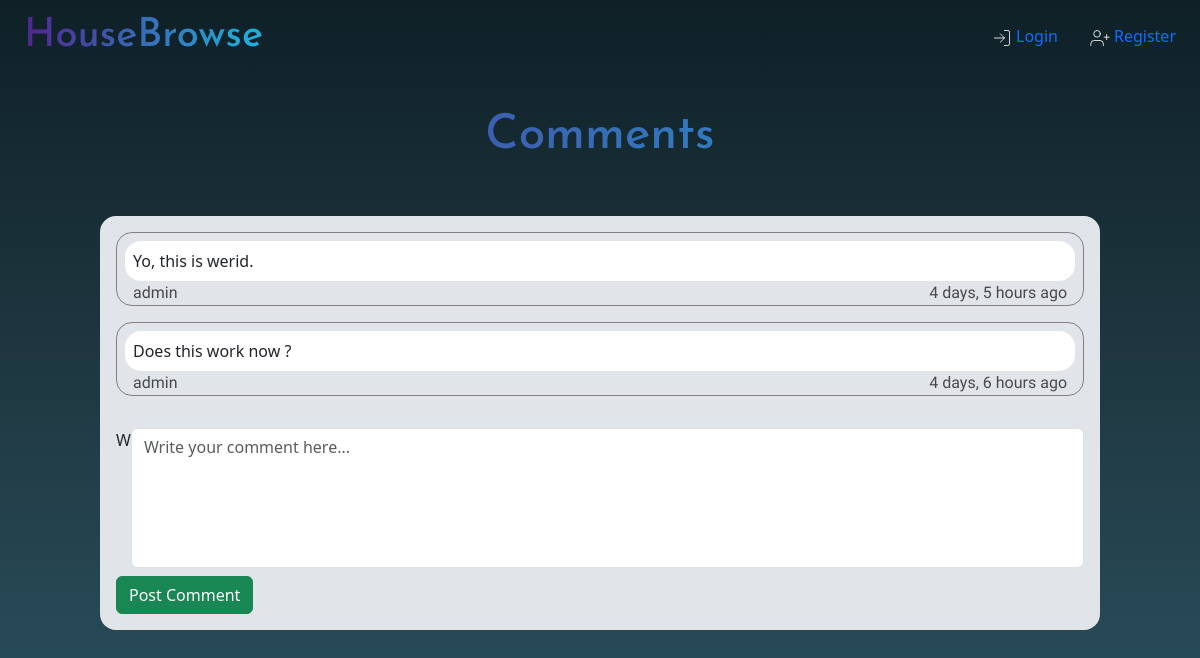
Before: /comments/1 with the older database file.
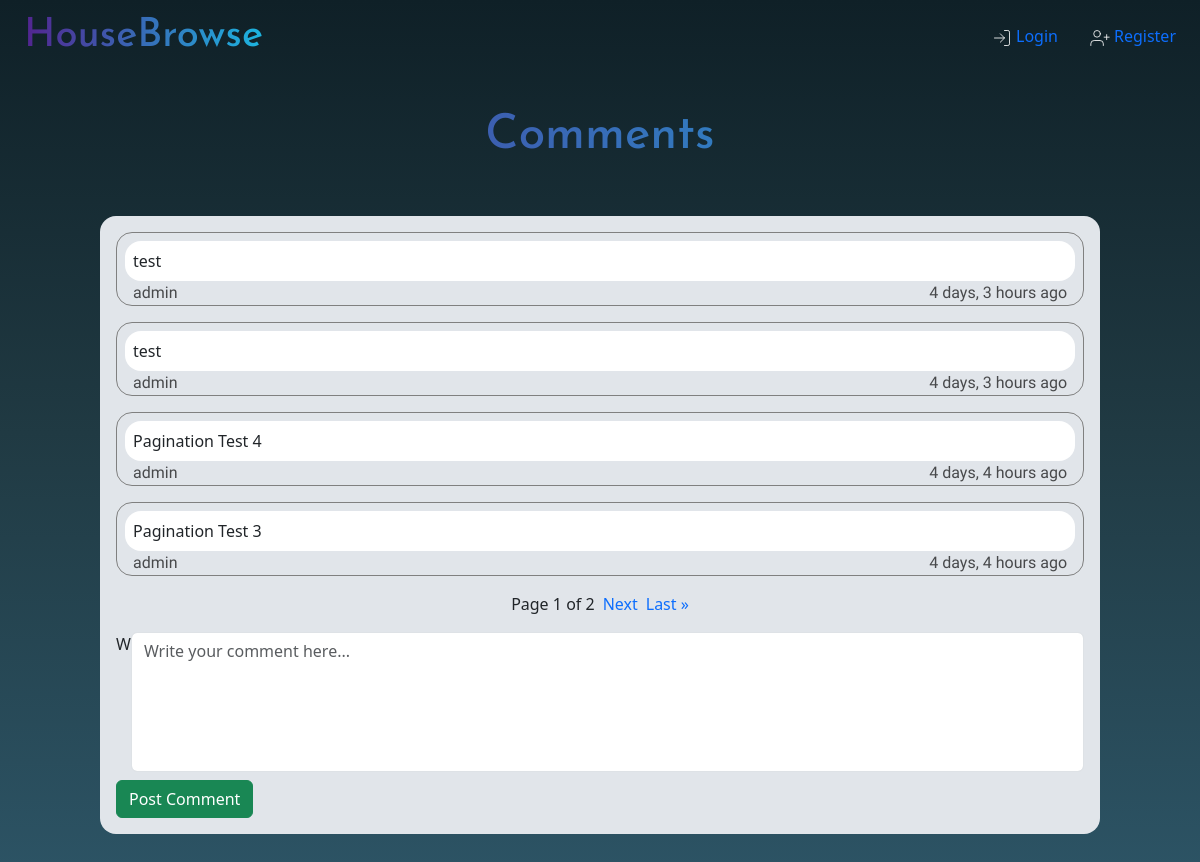
After: the same page with the newer database file.
### booking/models.py (models this page shows, shortened)
class Comment(models.Model):
    comment = models.TextField(max_length=300, null=True)
    user = models.ForeignKey(User, null=True, on_delete=models.CASCADE, related_name="user")
    listing = models.ForeignKey(Listing, null=True, on_delete=models.CASCADE, related_name="listing")
    timestamp = models.DateTimeField(auto_now_add=True, null=True)

class User(AbstractUser):
    def __str__(self):
        return f"{self.username}"

### booking/views.py (the view, shortened to what this page needs)
# urls.py: path("comments/<int:listing_id>", views.comments_view, name="comments")
def comments_view(request, listing_id):
    listing = Listing.objects.get(id=listing_id)
    comments_desc = Comment.objects.filter(listing__id=listing_id).order_by("-timestamp")
    paginator = Paginator(comments_desc, 4)
    page = request.GET.get('page')
    comments = paginator.get_page(page)
    comment_form = PostComment()
    if request.method == "GET":
        return render(request, "booking/comments.html", {
            "listing": listing,
            "comments": comments,
            "comment_form": comment_form
        })

### booking/forms.py
class PostComment(ModelForm):
    class Meta:
        model = Comment
        fields = ("comment",)
        labels = {"comment": '',}
        widgets = {"comment": forms.Textarea(attrs={'class': 'form-control', 'placeholder': 'Write your comment here...', 'style':'resize:none;'})}

### booking/templates/booking/comments.html (shortened to what this page needs)
{% extends "booking/base.html" %}
{% load static %}
{% block body %}
<center><h1 class="heading" style="font-size: max(4vw, 40px);">Comments</h1><br/></center>
<div class="comments_container">
    <div class="comments_window">
            {% if comments %}
                {% for comment in comments %}
                <div class="comments">
                    <div class="comment">
                        {{ comment.comment }}
                    </div>
                    <div class="comment_creator">
                            <div>{{ comment.user}}</div>
                            <div>{{ comment.timestamp| timesince }} ago</div>
                    </div>
                </div>
                {% endfor %}
            {% endif %}
    <div class="paginator">
        {% if comments.paginator.num_pages > 1 %}
            Page {{ comments.number }} of {{ comments.paginator.num_pages }}
        {% endif %}
        {% if comments.has_next %}
            <a href="?page={{ comments.next_page_number }}">Next</a>
            <a href="?page={{ comments.paginator.num_pages }}">Last &raquo</a>
        {% endif %}
    </div>
            <form action="" method="POST">
                <div class="add_comment">W
                    {{ comment_form }}
                </div>
                <div class="comment_submit_section">
                    <button class="btn btn-success" type="submit" name="sub_comment" value="sub_comment">Post Comment</button>
                </div>
            </form>
    </div>
</div>
{% endblock %}

### booking/templates/booking/base.html (shortened to what this page needs)
{% load static %}
<!DOCTYPE html>
<html lang="en">
    <head>
        <link href="https://cdn.jsdelivr.net/npm/bootstrap@5.3.0-alpha3/dist/css/bootstrap.min.css" rel="stylesheet">
        <link href="{% static 'booking/styles.css' %}" rel="stylesheet">
    </head>
    <body>
            <ul class="nav nav_top">
                <li class="nav-item">
                    <a class="nav-link" href="{% url 'booking:index' %}"><h1 class="heading">HouseBrowse</h1></a>
                </li>
                {% if not request.user.is_authenticated %}
                <div class="right_nav">
                    <li class="nav-item anonymous_right_nav">
                        <a class="nav-link" href="{% url 'booking:login' %}"><img class="anonymouseimg" src="{% static 'booking/log-in.svg' %}" style="padding-right: 0.25rem;">Login</a>
                    </li>
                    <li class="nav-item anonymous_right_nav">
                        <a class="nav-link" href="{% url 'booking:register' %}"><img class="anonymouseimg" src="{% static 'booking/user-plus.svg' %}" style="padding-right: 0.25rem;">Register</a>
                    </li>
                </div>
                {% endif %}
            </ul>
    {% block body %}
    {% endblock %}
    </body>
</html>

### booking/static/booking/styles.css (style rules this page uses)
body { min-height: 100vh; width: 100%; min-width: 360px; background-attachment: fixed; background: linear-gradient(to bottom, #0f2027, #203a43, #2c5364); }
.nav_top { display: flex; justify-content: space-between; padding: 0; align-items: center; padding: 0.5rem; padding-bottom: 3rem; flex-wrap: nowrap; }
.right_nav { display: flex; }
.heading { background-image: linear-gradient(to right, #52248f, #1cb5e0); background-clip: text; -webkit-background-clip: text; color: transparent; font-family: 'Josefin Sans', sans-serif; margin: 0; padding: 0; line-height: 1; }
.anonymous_right_nav { color:white; }
a, a:hover { text-decoration: none; transition: color 0.3s ease-in-out; }
.comments_container { width: 95%; margin: auto; display: flex; flex-direction: column; align-items: center; padding: 2rem 0; }
.comment { background-color: white; border-radius: 1rem; padding: 0.5rem; }
.comments_window { display: flex; flex-direction: column; width: 100%; max-width: 1000px; border-radius: 1rem 1rem 1rem 1rem; background-color: #e1e5ea; padding: 1rem; gap: 1rem; }
.add_comment { display: flex; width: 100%; height: calc(100px + 5vh); }
.comment_submit_section { padding-top: 0.5rem; }
.comments { width: 100%; border: 1px solid grey; border-radius: 1rem; padding: 0.5rem 0.5rem 0 0.5rem; display: flex; flex-direction: column; justify-content: space-between; }
.comment { display: flex; }
.comment_creator { display: flex; justify-content: space-between; color: #48494B; font-family: 'Baloo 2'; padding: 0 0.5rem 0 0.5rem; }
.paginator { display: flex; justify-content: center; gap: 0.5rem; }

Changed rows visible on the page:
no longer on this page (row unchanged): Comment: comment "Yo, this is werid.", user "admin", timestamp "4 days, 5 hours"
no longer on this page (row unchanged): Comment: comment "Does this work now ?", user "admin", timestamp "4 days, 6 hours"
added Comment: comment "test", user "admin", timestamp "4 days, 3 hours"
added Comment: comment "test", user "admin", timestamp "4 days, 3 hours"
added Comment: comment "Pagination Test 4", user "admin", timestamp "4 days, 4 hours"
added Comment: comment "Pagination Test 3", user "admin", timestamp "4 days, 4 hours"
Other visible differences:
{{ comments.number }}: (not shown) → "1"
{{ comments.paginator.num_pages }}: (not shown) → "2"
text now shown: "Page of Next Last »"
